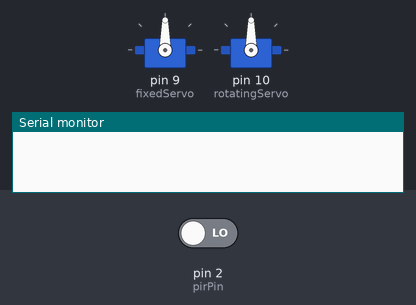
A sketch run on a simulated Arduino Uno, built with avr-gcc and run on an emulated ATmega328P. On the bench: 2 × servo, the last lines printed to the serial monitor. The inputs (shaded band) are chosen by the test bench; at power-on: pin 2 (pirPin) LOW.

Above: at 1.2 s.
1.3 s: pin 2 (pirPin) driven HIGH
At 5.5 s:
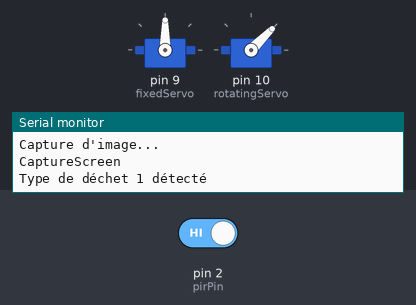
Timing chart, 0 to 7.0 s (numbered marks = the images above; inputs shaded):
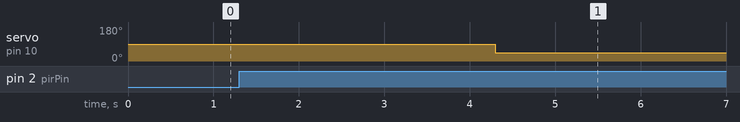

Measured:
- after the input at 1.3 s, servo on pin 10 (rotatingServo): 90° → 45° after 3.0 s

The sketch:

code_arduini.ino
```cpp
#include <Servo.h>

const int pirPin = 2;       // Broche de signal du capteur PIR
Servo fixedServo;            // Servomoteur pour le déplacement fixe
Servo rotatingServo;         // Servomoteur pour la rotation de la roulette

void setup() {
  Serial.begin(9600);
  pinMode(pirPin, INPUT);
  fixedServo.attach(9);       // Connecté à la broche 9
  rotatingServo.attach(10);   // Connecté à la broche 10
}

void loop() {
  if (digitalRead(pirPin) == HIGH) {
    captureAndProcessImage();
    delay(1000);  // Ajoutez un délai pour éviter la détection continue
  }
}

void captureAndProcessImage() {
  Serial.println("Capture d'image...");

  // Envoyer une commande pour déclencher la capture d'écran sur le PC
  Serial.println("CaptureScreen");

  // Attendre la réponse du PC (à ajuster en fonction de la réponse réelle)
  delay(2000);

  // Simulation du traitement d'image
  int wasteType = processImage();

  // Déterminer l'action en fonction du type de déchet détecté
  switch (wasteType) {
    case 1:
      Serial.println("Type de déchet 1 détecté");
      moveFixedServo(90);      // Exemple: déplacez le servomoteur à 90 degrés
      rotateRoulette(45);      // Exemple: tournez le servomoteur à 45 degrés
      break;
    // Ajoutez des cas pour d'autres types de déchets si nécessaire
  }
}

int processImage() {
  // Simulation : valeurs de luminosité des pixels (à remplacer par votre propre logique)
  int redValue = 100;  // Valeur de luminosité rouge simulée
  int greenValue = 80;  // Valeur de luminosité verte simulée
  int blueValue = 60;   // Valeur de luminosité bleue simulée

  // Simulation d'une détection de couleur (à remplacer par votre propre logique)
  if (redValue > greenValue && redValue > blueValue) {
    return 1; // Type de déchet 1
  } else if (greenValue > redValue && greenValue > blueValue) {
    return 2; // Type de déchet 2
  } else {
    return 3; // Type de déchet 3
  }
}

void moveFixedServo(int targetAngle) {
  // Ajoutez le code pour déplacer le servomoteur fixe à l'angle cible
  fixedServo.write(targetAngle);
  delay(1000);  // Ajoutez un délai pour laisser le servomoteur effectuer le mouvement
}

void rotateRoulette(int targetAngle) {
  // Ajoutez le code pour faire tourner le servomoteur de la roulette à l'angle cible
  rotatingServo.write(targetAngle);
  delay(1000);  // Ajoutez un délai pour laisser le servomoteur effectuer le mouvement
}
```
